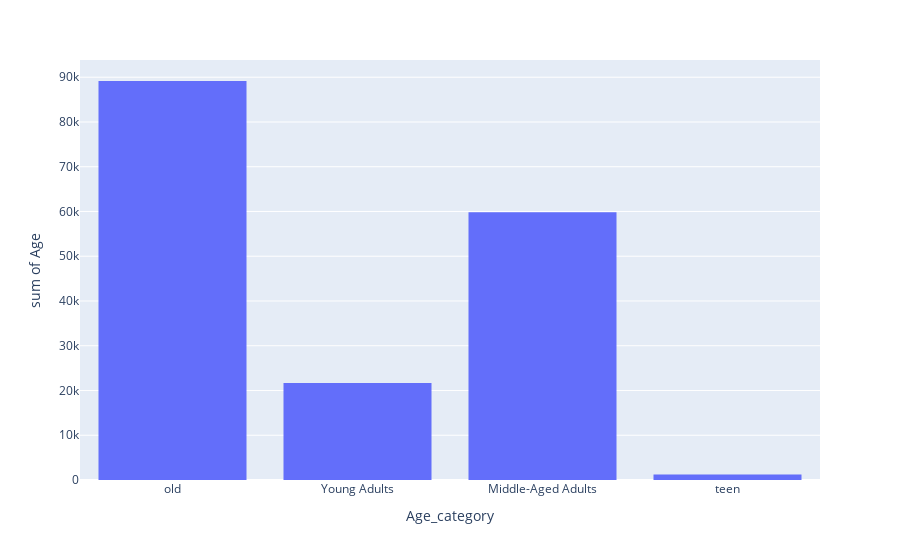

The notebook cell saved with this chart:
### Code cell
fig = px.histogram(shop , y = 'Age' , x = 'Age_category')
fig.show()

### Figure 1 — Plotly figure (JSON) as saved in the notebook; plotly's stock layout.template omitted (floating-point values rounded to 4 significant figures; data arrays with more than 128 entries replaced by an {"elided": "..."} marker saying what was removed)
{"data": [{"alignmentgroup": "True", "bingroup": "x", "histfunc": "sum", "hovertemplate": "Age_category=%{x}<br>sum of Age=%{y}<extra></extra>", "legendgroup": "", "marker": {"color": "#636efa", "pattern": {"shape": ""}}, "name": "", "offsetgroup": "", "orientation": "v", "showlegend": false, "type": "histogram", "x": {"elided": "3900 str values"}, "xaxis": "x", "y": {"elided": "3900 int values"}, "yaxis": "y"}], "layout": {"barmode": "relative", "legend": {"tracegroupgap": 0}, "margin": {"t": 60}, "xaxis": {"anchor": "y", "domain": [0, 1], "title": {"text": "Age_category"}}, "yaxis": {"anchor": "x", "domain": [0, 1], "title": {"text": "sum of Age"}}}}
